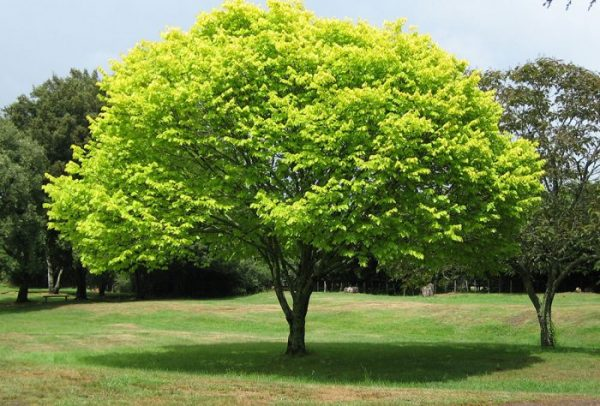
#> input picture pencil sketcher/image1.jpg, 600 x 406 px
$ python sketcher.py
#> lines starting #> are read from the running program, lines starting #| are printed output that depends on the picture
import cv2

# Load the image
image = cv2.imread('image1.jpg')
#> image is the input picture: shape (406, 600, 3); mean B, G, R 72.5, 135.8, 117.3

# Convert to gray scale
gray = cv2.cvtColor(image, cv2.COLOR_BGR2GRAY)
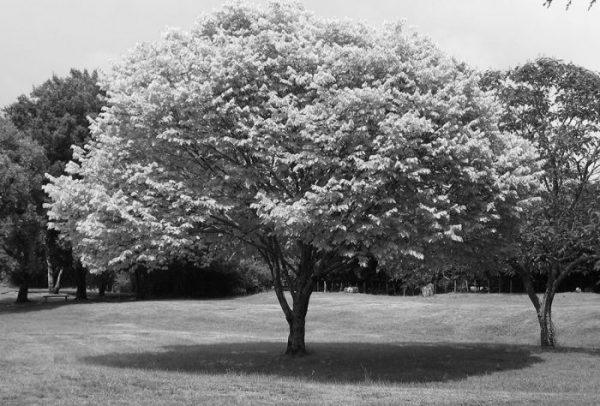
#> gray: shape (406, 600); min 0, max 253, mean 123.1

# Invert the grayscale image
inverted = 255 - gray
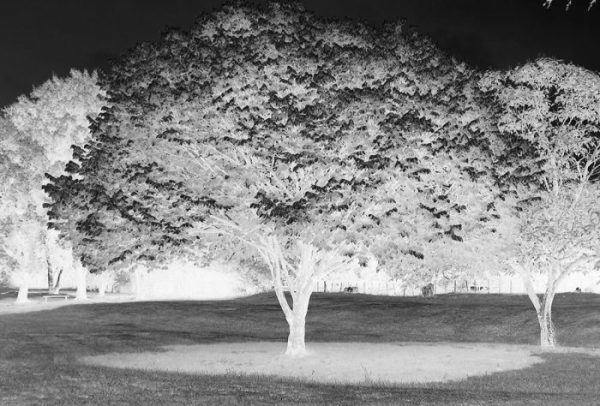
#> inverted: shape (406, 600); min 2, max 255, mean 131.9

# Apply Gaussian blur
blurred = cv2.GaussianBlur(inverted, (21, 21), 0)
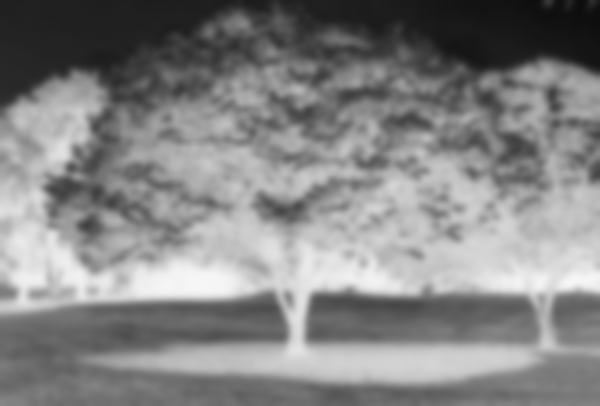
#> blurred: shape (406, 600); min 13, max 247, mean 131.9

# Invert the blurred image
inverted_blur = 255 - blurred
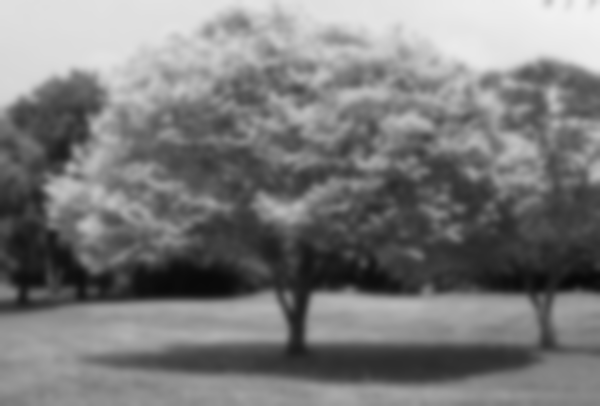
#> inverted_blur: shape (406, 600); min 8, max 242, mean 123.1

# Create the pencil sketch
sketch = cv2.divide(gray, inverted_blur, scale=256.0)
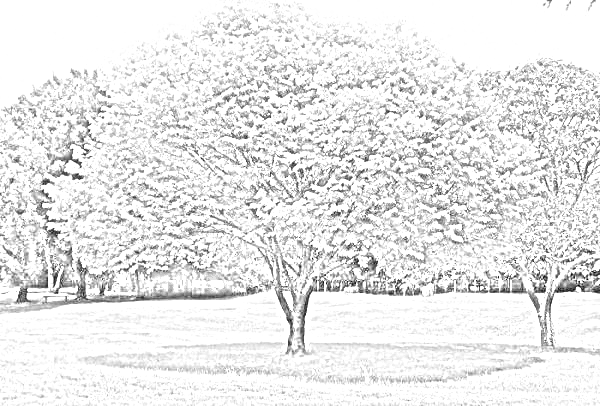
#> sketch: shape (406, 600); min 0, max 255, mean 232.3

# Show the result
cv2.imshow("Original", image)
cv2.imshow("Pencil Sketch", sketch)
cv2.waitKey(0)
cv2.destroyAllWindows()
